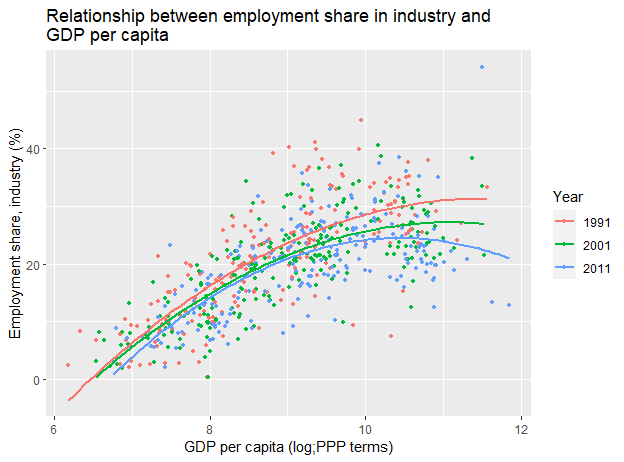

The R source for this figure:
library(haven)
library(tidyverse)
library(stargazer)
library(ggplot2)

wdi_struc_change_assignment <- read_dta("wdi_struc_change_assignment.dta")
wdi_dtast <- wdi_struc_change_assignment

## Premature de-industrialisation

wdi_dtastPDI <- wdi_dtast %>% filter(year == c(1991,2001,2011)) %>%  mutate(log_gdp_pc_ppp=log(gdp_pc_ppp),
                                                                            Year= factor(year)) 

SC1 <- wdi_dtastPDI %>% ggplot(aes(x=log_gdp_pc_ppp, y= (ind_emp_sh)*10000, colour=Year))+
  geom_point(size=1)+
  geom_smooth(method = lm, formula = y ~ x + I(x^2), se=F)+
  xlab("GDP per capita (log;PPP terms)")+
  ylab(" Employment share, industry (%) ") +
  ggtitle("Relationship between employment share in industry and \nGDP per capita")

SC1
